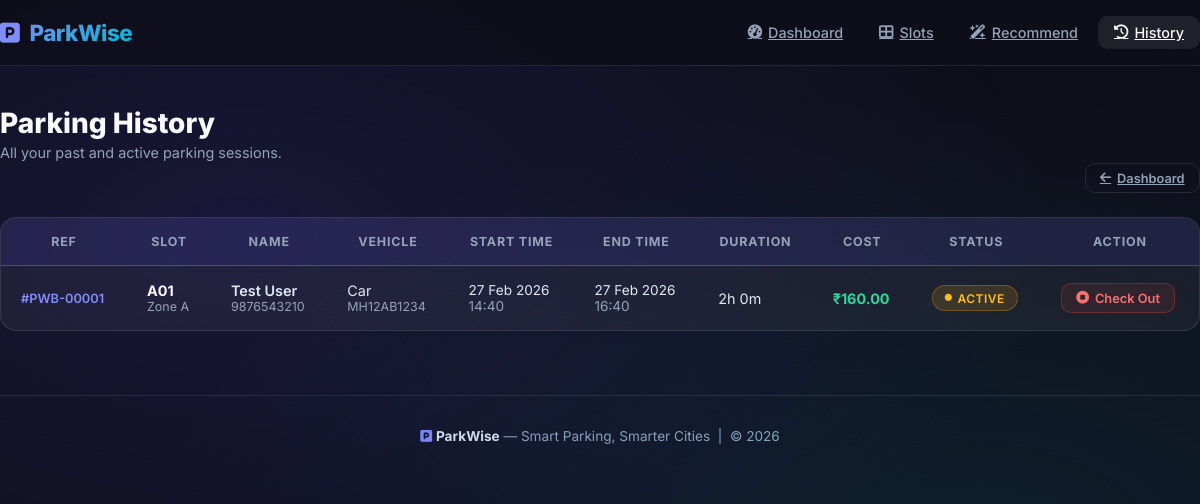
The app's page /history with its own data.
### models.py (models this page shows)
class Booking(Base):
    __tablename__ = "bookings"
    id = Column(Integer, primary_key=True, index=True)
    slot_id = Column(Integer, ForeignKey("parking_slots.id"))
    user_name = Column(String)
    phone_number = Column(String, nullable=True)
    vehicle_type = Column(String, nullable=True)
    vehicle_number = Column(String, nullable=True)
    start_time = Column(DateTime)
    end_time = Column(DateTime, nullable=True)
    total_cost = Column(Float, nullable=True)
    status = Column(String, default="active")  # active | completed
    slot = relationship("ParkingSlot", back_populates="bookings")

class ParkingSlot(Base):
    __tablename__ = "parking_slots"
    id = Column(Integer, primary_key=True, index=True)
    slot_number = Column(String, unique=True, index=True)
    is_occupied = Column(Boolean, default=False)
    zone = Column(String)
    price_per_hour = Column(Float, default=50.0)
    vehicle_types = Column(String, default="Car,Bike,SUV")  # comma-separated
    last_occupied_time = Column(DateTime, nullable=True)
    created_at = Column(DateTime, default=datetime.utcnow)
    bookings = relationship("Booking", back_populates="slot")

### main.py (the view)
@app.get("/history", response_class=HTMLResponse)
def booking_history(request: Request, db: Session = Depends(get_db)):
    bookings = crud.get_booking_history(db)
    return templates.TemplateResponse("history.html", {
        "request": request,
        "bookings": bookings,
    })

### templates/history.html (shortened to what this page needs)
{% extends "base.html" %}
{% block content %}
<div style="display:flex; justify-content:space-between; align-items:flex-end; margin-bottom:1.5rem;" class="fade-in-up">
    <div>
        <h1 class="section-title">Parking History</h1>
        <p class="section-subtitle">All your past and active parking sessions.</p>
    </div>
    <a href="/" class="btn btn-outline btn-sm"><i class="fa-solid fa-arrow-left"></i> Dashboard</a>
</div>
{% if bookings %}
<div class="table-wrapper fade-in-up">
    <table>
        <thead>
            <tr>
                <th>Ref</th>
                <th>Slot</th>
                <th>Name</th>
                <th>Vehicle</th>
                <th>Start Time</th>
                <th>End Time</th>
                <th>Duration</th>
                <th>Cost</th>
                <th>Status</th>
                <th>Action</th>
            </tr>
        </thead>
        <tbody>
            {% for booking in bookings %}
            <tr>
                <td style="color:var(--primary-light); font-size:0.8rem; font-weight:600;">
                    #PWB-{{ "%05d" | format(booking.id) }}
                </td>
                <td>
                    <div style="font-weight:700; color:var(--text-strong);">{{ booking.slot.slot_number }}</div>
                    <div style="font-size:0.78rem; color:var(--text-muted);">Zone {{ booking.slot.zone }}</div>
                </td>
                <td>
                    <div style="font-weight:600;">{{ booking.user_name }}</div>
                    {% if booking.phone_number %}
                    <div style="font-size:0.78rem; color:var(--text-muted);">{{ booking.phone_number }}</div>
                    {% endif %}
                </td>
                <td>
                    {% if booking.vehicle_type %}
                    <div>{{ booking.vehicle_type }}</div>
                    {% if booking.vehicle_number %}
                    <div style="font-size:0.78rem; color:var(--text-muted);">{{ booking.vehicle_number }}</div>
                    {% endif %}
                    {% else %}
                    <span style="color:var(--text-muted);">—</span>
                    {% endif %}
                </td>
                <td style="font-size:0.85rem;">{{ booking.start_time.strftime('%d %b %Y') }}<br>
                    <span style="color:var(--text-muted);">{{ booking.start_time.strftime('%H:%M') }}</span>
                </td>
                <td style="font-size:0.85rem;">
                    {% if booking.end_time %}
                        {{ booking.end_time.strftime('%d %b %Y') }}<br>
                        <span style="color:var(--text-muted);">{{ booking.end_time.strftime('%H:%M') }}</span>
                    {% else %}
                        <span style="color:var(--text-muted);">—</span>
                    {% endif %}
                </td>
                <td>
                    {% if booking.end_time %}
                        {% set mins = ((booking.end_time - booking.start_time).total_seconds() / 60) | int %}
                        {% if mins >= 60 %}
                            {{ (mins // 60) }}h {{ mins % 60 }}m
                        {% else %}
                            {{ mins }} min
                        {% endif %}
                    {% else %}
                        <span style="color:var(--text-muted);">Ongoing</span>
                    {% endif %}
                </td>
                <td>
                    {% if booking.total_cost %}
                        <span style="color:#34d399; font-weight:700;">₹{{ "%.2f" | format(booking.total_cost) }}</span>
                    {% else %}
                        <span style="color:var(--text-muted);">—</span>
                    {% endif %}
                </td>
                <td>
                    <span class="status-badge {% if booking.status == 'active' %}ongoing{% else %}completed{% endif %}">
                        {% if booking.status == 'active' %}
                            <i class="fa-solid fa-circle" style="font-size:0.45rem;"></i> Active
                        {% else %}
                            <i class="fa-solid fa-check"></i> Done
                        {% endif %}
                    </span>
                </td>
                <td>
                    {% if booking.status == 'active' %}
                    <button onclick="endBooking({{ booking.id }})" class="btn btn-danger-soft btn-sm">
                        <i class="fa-solid fa-circle-stop"></i> Check Out
                    </button>
                    {% else %}
                    <a href="/booking/confirm/{{ booking.id }}" class="btn btn-outline btn-sm">
                        <i class="fa-solid fa-receipt"></i>
                    </a>
                    {% endif %}
                </td>
            </tr>
            {% endfor %}
        </tbody>
    </table>
</div>
{% endif %}
{% endblock %}

### static/css/style.css (style rules this page uses)
:root { --primary: #4f46e5; --primary-light: #818cf8; --primary-dark: #3730a3; --accent: #06b6d4; --success: #10b981; --danger: #ef4444; --warning: #f59e0b; --bg: #0f0f1a; --bg-card: rgba(255, 255, 255, 0.05); --bg-card-hover: rgba(255, 255, 255, 0.09); --border: rgba(255, 255, 255, 0.1); --text: #e2e8f0; --text-muted: #94a3b8; --text-strong: #f8fafc; --radius: 16px; --radius-sm: 10px; --shadow: 0 8px 32px rgba(0, 0, 0, 0.4); --shadow-lg: 0 20px 60px rgba(0, 0, 0, 0.5); --glow: 0 0 20px rgba(79, 70, 229, 0.35); }
*, *::before, *::after { margin: 0; padding: 0; box-sizing: border-box; }
html { scroll-behavior: smooth; }
body { background: var(--bg); font-family: 'Inter', sans-serif; color: var(--text); min-height: 100vh; overflow-x: hidden; }
body::before { content: ''; position: fixed; inset: 0; background: radial-gradient(ellipse at 20% 30%, rgba(79, 70, 229, 0.15) 0%, transparent 60%), radial-gradient(ellipse at 80% 70%, rgba(6, 182, 212, 0.1) 0%, transparent 60%); pointer-events: none; z-index: 0; }
.section-title { font-size: 1.75rem; font-weight: 800; color: var(--text-strong); margin-bottom: 0.25rem; }
.section-subtitle { color: var(--text-muted); font-size: 0.9rem; margin-bottom: 2rem; }
.status-badge { display: inline-flex; align-items: center; gap: 5px; font-size: 0.75rem; font-weight: 600; padding: 0.3rem 0.75rem; border-radius: 999px; text-transform: uppercase; letter-spacing: 0.5px; }
.status-badge.ongoing { background: rgba(245, 158, 11, 0.15); color: #fbbf24; border: 1px solid rgba(245, 158, 11, 0.3); animation: pulse-badge 2s infinite; }
.btn { font-family: 'Inter', sans-serif; font-weight: 600; font-size: 0.875rem; border-radius: var(--radius-sm); padding: 0.65rem 1.4rem; transition: all 0.2s ease; display: inline-flex; align-items: center; gap: 6px; border: none; cursor: pointer; }
.btn-outline { background: transparent; color: var(--text-muted); border: 1px solid var(--border); }
.btn-danger-soft { background: rgba(239, 68, 68, 0.1); color: #f87171; border: 1px solid rgba(239, 68, 68, 0.3); }
.btn-sm { padding: 0.4rem 0.9rem; font-size: 0.8rem; }
.table-wrapper { background: var(--bg-card); border: 1px solid var(--border); border-radius: var(--radius); overflow: hidden; }
table { width: 100%; border-collapse: collapse; }
thead tr { background: rgba(79, 70, 229, 0.12); border-bottom: 1px solid var(--border); }
thead th { padding: 1rem 1.25rem; font-size: 0.78rem; font-weight: 700; text-transform: uppercase; letter-spacing: 0.8px; color: var(--text-muted); white-space: nowrap; }
tbody tr { border-bottom: 1px solid rgba(255, 255, 255, 0.04); transition: background 0.15s ease; }
tbody tr:last-child { border-bottom: none; }
tbody td { padding: 1rem 1.25rem; font-size: 0.9rem; color: var(--text); vertical-align: middle; }
.fade-in-up { animation: fadeInUp 0.5s ease both; }

### records on screen
Booking: id "00001", slot.slot_number "A01", slot.zone "A", user_name "Test User", phone_number "9876543210", vehicle_type "Car", vehicle_number "MH12AB1234", start_time "27 Feb 2026", start_time "14:40", end_time "27 Feb 2026", end_time "16:40", value "2", mins "0", total_cost "160.00", status "active" (drawn)
